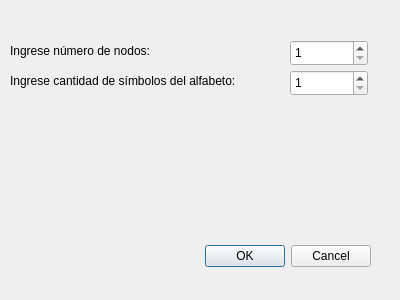
<?xml version="1.0" encoding="UTF-8"?>
<ui version="4.0">
 <class>ventanaIngreso</class>
 <widget class="QDialog" name="ventanaIngreso">
  <property name="geometry">
   <rect>
    <x>0</x>
    <y>0</y>
    <width>400</width>
    <height>300</height>
   </rect>
  </property>
  <property name="windowTitle">
   <string>Dialog</string>
  </property>
  <widget class="QDialogButtonBox" name="buttonBox">
   <property name="geometry">
    <rect>
     <x>30</x>
     <y>240</y>
     <width>341</width>
     <height>32</height>
    </rect>
   </property>
   <property name="orientation">
    <enum>Qt::Horizontal</enum>
   </property>
   <property name="standardButtons">
    <set>QDialogButtonBox::Cancel|QDialogButtonBox::Ok</set>
   </property>
  </widget>
  <widget class="QLabel" name="label">
   <property name="geometry">
    <rect>
     <x>10</x>
     <y>40</y>
     <width>171</width>
     <height>21</height>
    </rect>
   </property>
   <property name="text">
    <string>Ingrese número de nodos:</string>
   </property>
  </widget>
  <widget class="QLabel" name="label_2">
   <property name="geometry">
    <rect>
     <x>10</x>
     <y>70</y>
     <width>261</width>
     <height>21</height>
    </rect>
   </property>
   <property name="text">
    <string>Ingrese cantidad de símbolos del alfabeto:</string>
   </property>
  </widget>
  <widget class="QSpinBox" name="nNodosQSB">
   <property name="geometry">
    <rect>
     <x>290</x>
     <y>40</y>
     <width>78</width>
     <height>26</height>
    </rect>
   </property>
   <property name="minimum">
    <number>1</number>
   </property>
  </widget>
  <widget class="QSpinBox" name="nSimbolosQSB">
   <property name="geometry">
    <rect>
     <x>290</x>
     <y>70</y>
     <width>78</width>
     <height>26</height>
    </rect>
   </property>
   <property name="minimum">
    <number>1</number>
   </property>
  </widget>
 </widget>
 <resources/>
 <connections>
  <connection>
   <sender>buttonBox</sender>
   <signal>accepted()</signal>
   <receiver>ventanaIngreso</receiver>
   <slot>accept()</slot>
   <hints>
    <hint type="sourcelabel">
     <x>248</x>
     <y>254</y>
    </hint>
    <hint type="destinationlabel">
     <x>157</x>
     <y>274</y>
    </hint>
   </hints>
  </connection>
  <connection>
   <sender>buttonBox</sender>
   <signal>rejected()</signal>
   <receiver>ventanaIngreso</receiver>
   <slot>reject()</slot>
   <hints>
    <hint type="sourcelabel">
     <x>316</x>
     <y>260</y>
    </hint>
    <hint type="destinationlabel">
     <x>286</x>
     <y>274</y>
    </hint>
   </hints>
  </connection>
 </connections>
</ui>
